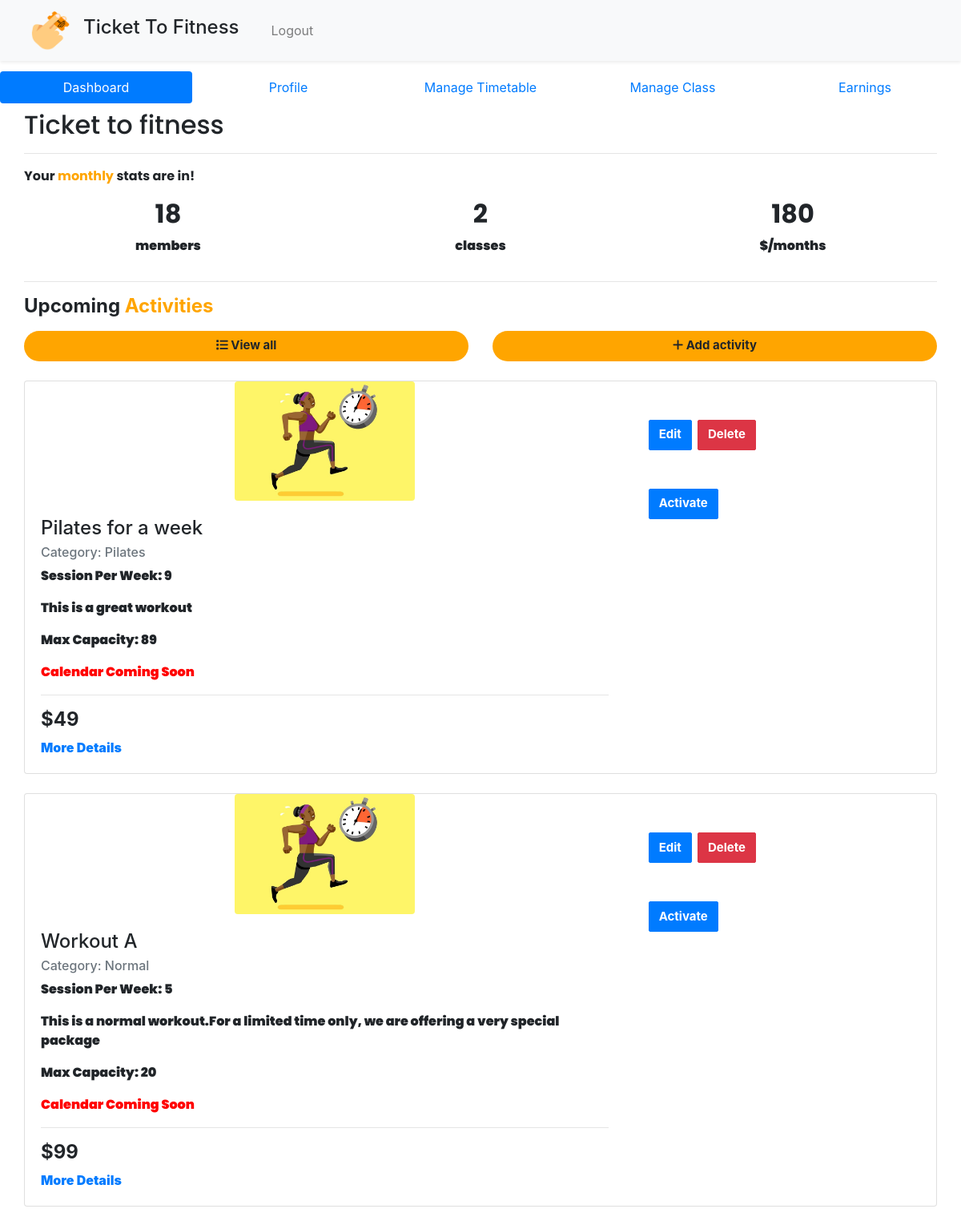
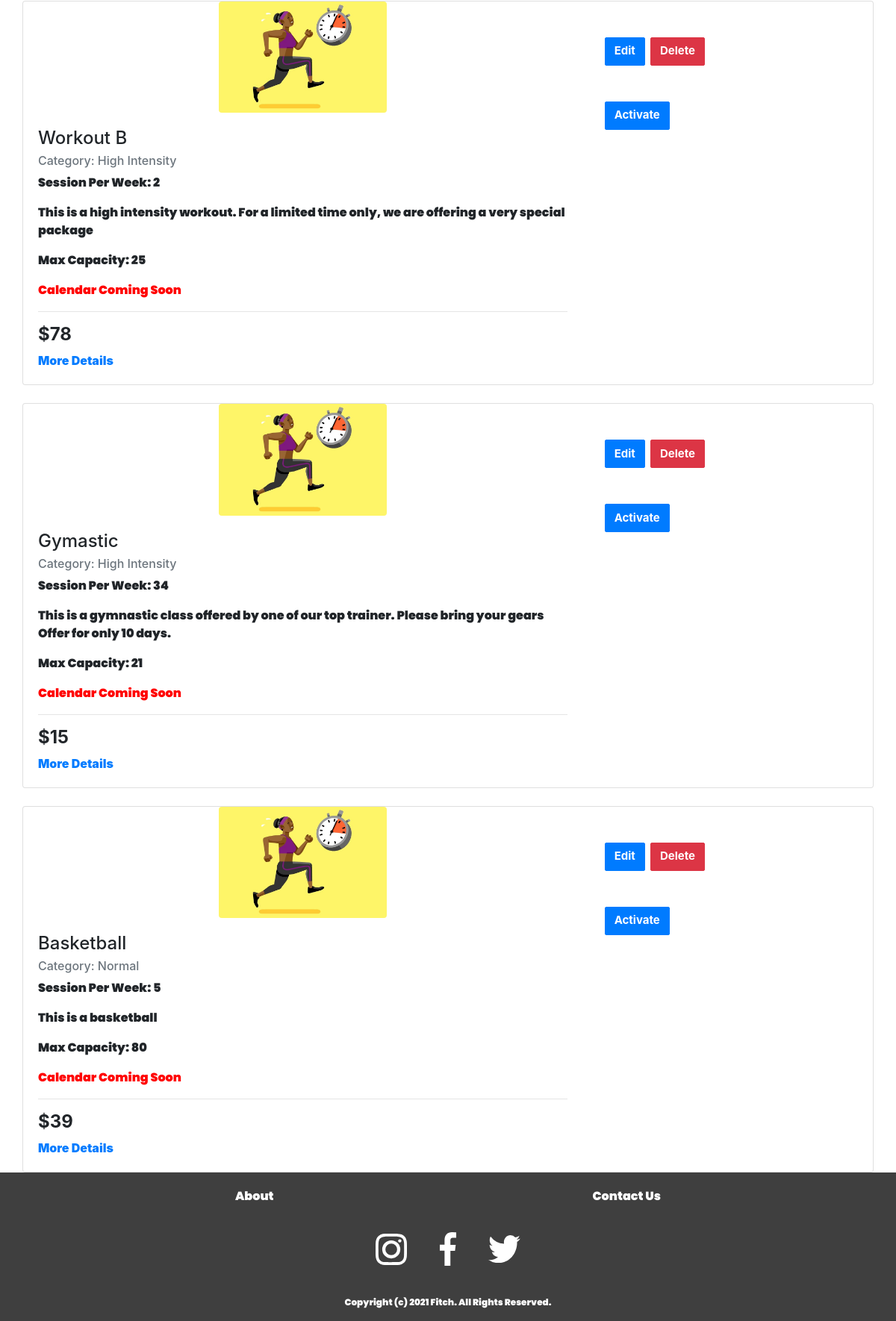
Before: /Gym (signed in) with the older database file (2 pictures, top to bottom).
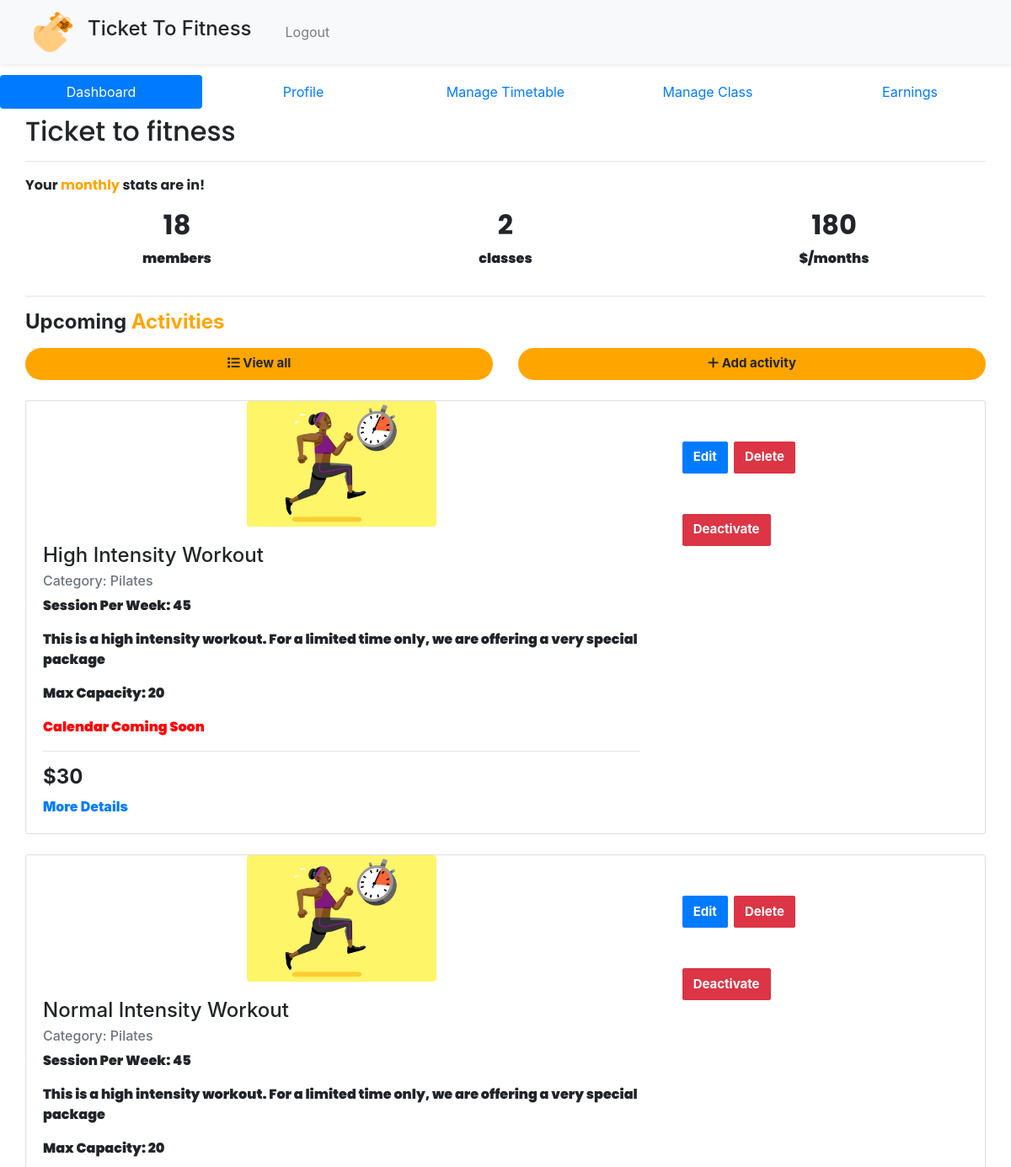
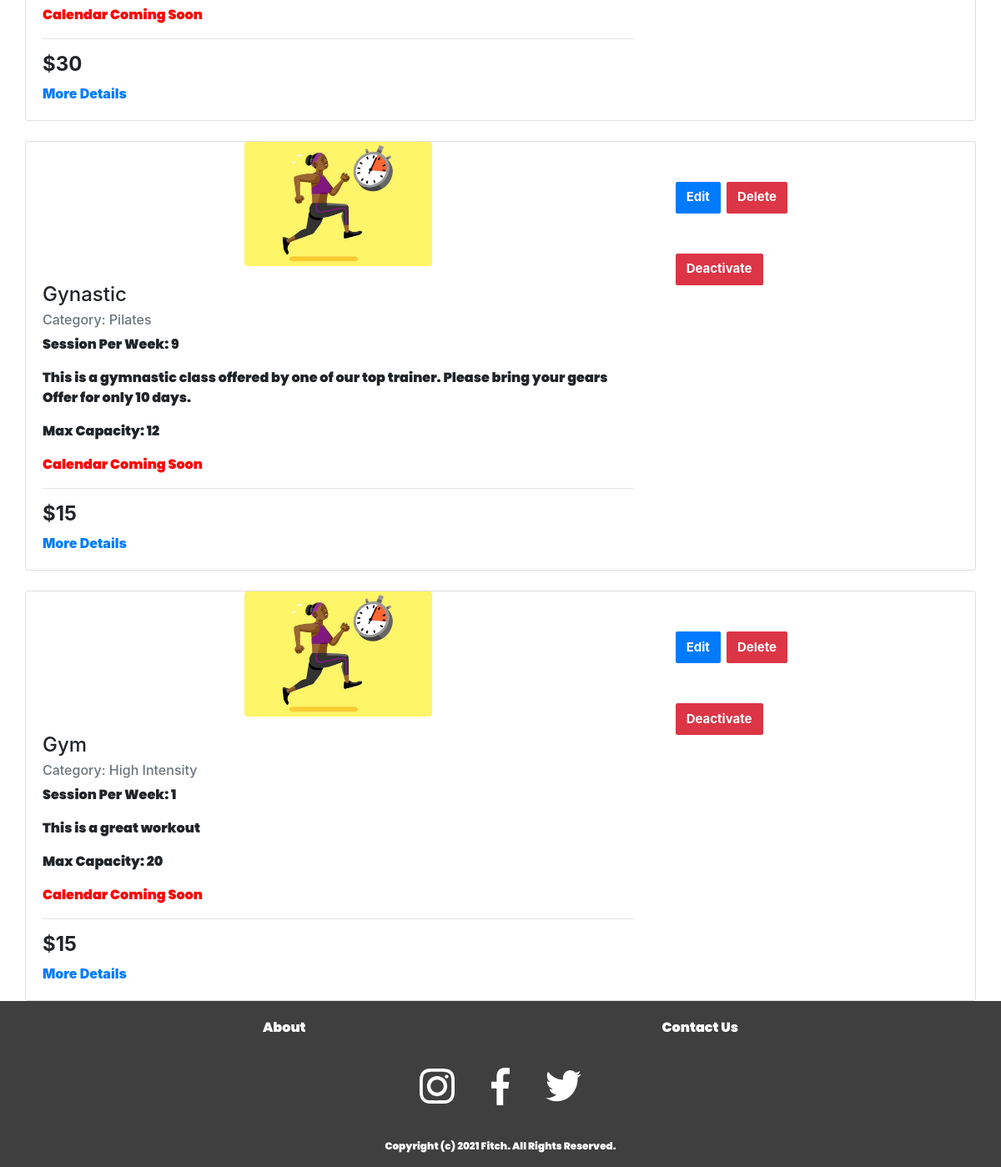
After: the same page with the newer database file (2 pictures, top to bottom).
### tables this page shows
CREATE TABLE `gym_activity` (
  `id` int(20) NOT NULL,
  `gym_id` int(20) NOT NULL,
  `activity_name` varchar(255) NOT NULL,
  `category` varchar(255) NOT NULL,
  `sessions_per_week` int(20) NOT NULL,
  `max_capacity` int(20) NOT NULL,
  `price_per_week` int(20) NOT NULL,
  `description` varchar(255) NOT NULL,
  `status` int(20) NOT NULL
);

### app/libraries/Database.php (called while the page is built, shortened)
<?php
  class Database {
    private $host = DB_HOST;
    private $user = DB_USER;
    private $pass = DB_PASS;
    private $dbname = DB_NAME;
    private $dbh;
    private $stmt;
    public function __construct(){
      $dsn = 'mysql:host=' . $this->host . ';dbname=' . $this->dbname;
      $options = array(
        PDO::ATTR_PERSISTENT => true,
        PDO::ATTR_ERRMODE => PDO::ERRMODE_EXCEPTION
      );
      try{
        $this->dbh = new PDO($dsn, $this->user, $this->pass, $options);
      } catch(PDOException $e){
        $this->error = $e->getMessage();
        echo $this->error;
      }
    }
    public function query($sql){
      $this->stmt = $this->dbh->prepare($sql);
    }
    public function bind($param, $value, $type = null){
      if(is_null($type)){
        switch(true){
          default:
            $type = PDO::PARAM_STR;
        }
      }
      $this->stmt->bindValue($param, $value, $type);
    }
    public function execute(){
      return $this->stmt->execute();
    }
    public function resultSet(){
      $this->execute();
      return $this->stmt->fetchAll(PDO::FETCH_OBJ);
    }
    public function single(){
      $this->execute();
      return $this->stmt->fetch(PDO::FETCH_OBJ);
    }
    public function rowCount(){
      return $this->stmt->rowCount();
    }
  }

### app/models/Account.php (called while the page is built, shortened)
<?php
    class Account{
        private $db;
        public function __construct(){
            $this->db = new Database;
        }
        public function fetchGymInformation($gym_id){
            $this->db->query('SELECT * FROM gym_information WHERE gym_id = :gym_id');
            $this->db->bind(':gym_id', $gym_id);
            $row=$this->db->single();
            if($this->db->rowCount() > 0) {
                return $row;
            }
        }
    }
?>

### app/libraries/Core.php (called while the page is built, shortened)
<?php
  class Core {
    protected $currentMethod = 'index';
    public function __construct(){
      $url = $this->getUrl();
      if(file_exists('../app/controllers/' . ucwords($url[0]). '.php')){
        unset($url[0]);
      }
      $this->currentController = new $this->currentController;
      $this->params = $url ? array_values($url) : [];
      call_user_func_array([$this->currentController, $this->currentMethod], $this->params);
    }
    public function getUrl(){
      if(isset($_GET['url'])){
        $url = rtrim($_GET['url'], '/');
        $url = filter_var($url, FILTER_SANITIZE_URL);
        $url = explode('/', $url);
        return $url;
      }
    }
  }

### public/index.php (called while the page is built, shortened)
<?php
  $init = new Core;

### app/models/GymModel.php (called while the page is built, shortened)
<?php
class GymModel
{
  private $db;
  public function __construct()
  {
    $this->db = new Database;
  }
  public function viewActivity($data)
  {
    $this->db->query('SELECT * FROM gym_activity WHERE gym_id = :gym_id');
    $this->db->bind(':gym_id', $data['gym_id']);
    $row = $this->db->resultSet();
    if ($this->db->rowCount() > 0) {
      return $row;
    }
  }
}

### app/views/Gym/dashboard.php (the view, shortened to what this page needs)
<?php require APPROOT . '/views/Gym/dashboardmenu.php'; ?>
<nav class="nav nav-pills nav-justified mt-4" id="mobileHide" id="content-desktop">
    <a class="nav-item nav-link active" href="<?php echo URLROOT; ?>/gym">Dashboard</a>
    <a class="nav-item nav-link " href="<?php echo URLROOT; ?>/Gym/gymprofile">Profile</a>
    <a class="nav-item nav-link" href="#">Manage Timetable</a>
    <a class="nav-item nav-link " href="#">Manage Class</a>
    <a class="nav-item nav-link " href="#">Earnings</a>
</nav>
<div class="container mt-2">
    <h2><?php echo $_SESSION['gym_name']; ?>
        <hr>
    </h2>
    <p> <b>Your <span style="color:orange;">monthly</span> stats are in! <b></p>
    <div class="container">
        <div class="row">
            <div class="col">
                <h2 style="text-align:center;"><b> 18 </b></h2>
                <p style="text-align:center;"> members
            </div>
            <div class="col">
                <h2 style="text-align:center;"><b> 2 </b></h2>
                <p style="text-align:center;"> classes
            </div>
            <div class="col">
                <h2 style="text-align:center;"><b> 180 </b></h2>
                <p style="text-align:center;"> $/months
            </div>
        </div>
    </div>
    <hr>
    <h4><b>Upcoming <span style="color:orange;">Activities</span></b></h4>
    <div class="container mt-3">
        <div class="row">
            <div class="col">
                <button type="button" class="btn btn-block rounded-pill" style="background-color:orange;"><i class="fas fa-list"></i> View all</button>
            </div>
            <div class="col">
                <button type="submit" class="btn btn-block rounded-pill" data-toggle="modal" data-target="#addActivityModal" style="background-color:orange;"><i class="fas fa-plus"></i> Add activity</button>
            </div>
        </div>
    </div>
    <?php
    $count = 1;
    foreach ($data['gym_activity'] as $activity) {
        echo '<div class="card mt-4 " style="width: auto;">';
        echo '<div class = "container">';
        echo '<div class="row">';
        echo '<div class="col-8">';
        echo '<img class="rounded mx-auto d-block" style="width:30%;"  src="' . URLROOT . '/images/HIT.jpg" alt="">';
        echo '<div class="card-body rounded-pill">';
        echo '<h4 class="card-title">' . $activity->activity_name . '</h4>';
        echo '<h6 class="card-subtitle mb-2 text-muted">Category: ' . $activity->category . '</h6>';
        echo '<p class="card-text">Session Per Week: ' . $activity->sessions_per_week . '</p>';
        echo '<p class="card-text">' . $activity->description . '</p>';
        echo '<p class="card-text">Max Capacity: ' . $activity->max_capacity . '</p>';
        echo '<p class="card-text"><span style="color:red";>Calendar Coming Soon</span></p>';
        echo '<hr>';
        echo '<h4><b>$' . $activity->price_per_week . '</b></h4>';
        echo '<a href="#" class="card-link">More Details</a>';
        echo '</div>';
        echo '</div>';
        echo '<div class="col-4">';
        echo '<form method = "post" action = "' . URLROOT . '/Gym/editActivity/delete">';
        echo '<button type="button" class="btn btn-primary mt-5 mr-1 " data-toggle="modal" data-target="#editActivityModal'.$count.'">Edit</button>';
        echo '<button type="submit" class="btn btn-danger mt-5 mr-1">Delete</button>';
        echo '</form>';
        echo '<form method = "post" action = "' . URLROOT . '/Gym/editActivity/activate">';
        if($activity->status == 0){
            echo '<button type="submit" id = "activateBtn" class="btn btn-primary mt-5 mr-1" >Activate</button>';
        }else{
        echo '<button type="submit" id = "activateBtn" class="btn btn-danger mt-5 mr-1" >Deactivate</button>';
        }
        echo '</form>';
        echo '</div>';
        echo '</div>';
        echo '</div>';
        echo '</div>';
        $count++;
    }
    ?>
</div>
<?php require APPROOT . '/views/inc/footer.php'; ?>

### app/controllers/Gym.php (shortened to what this page needs)
<?php
class Gym extends Controller
{
    public function __construct()
    {
        $this->accountsModel = $this->model('Account');
        $this->gymModel = $this->model('GymModel');
    }
    public function isGymLoggedIn()
    {
        if (isset($_SESSION['user_id'])) {
            if ($_SESSION['partnership_status'] == true) {
                $gyminfo = $this->accountsModel->fetchGymInformation($_SESSION['user_id']);
                return true;
            }
        } else {
            return false;
        }
    }
    public function index()
    {
        $this->dashboard();
    }
    public function dashboard()
    {
        if ($this->isGymLoggedIn()) {
            $data = [
                'gym_id' => $_SESSION['user_id'],
                'gym_activity' => '',
            ];
            $gymactivity = $this->gymModel->viewActivity($data);
            if (!empty($gymactivity)) {
                $data['gym_activity'] = $gymactivity;
                $this->view('Gym/dashboard', $data);
            }
        } else {
            redirect('Accounts/login');
        }
    }
}

### app/libraries/Controller.php (shortened to what this page needs)
<?php
  class Controller {
    public function model($model){
      return new $model();
    }
    public function view($view, $data = []){
      if(file_exists('../app/views/' . $view . '.php')){
        require_once '../app/views/' . $view . '.php';
      } else {
        die('View does not exist');
      }
    }
  }

### app/views/inc/header.php (shortened to what this page needs)
<!DOCTYPE html>
<html lang="en">
<head>
  <link rel="stylesheet" href="<?php echo URLROOT; ?>/css/style.css">
  <link rel="stylesheet" href="https://stackpath.bootstrapcdn.com/bootstrap/4.3.1/css/bootstrap.min.css">
  <link rel="stylesheet" href="<?php echo URLROOT; ?>/public/css/style.css">
</head>
<body>

### app/views/Gym/dashboardmenu.php (shortened to what this page needs)
<?php require APPROOT . '/views/inc/header.php'; ?>
<nav class="navbar navbar-expand-lg navbar-light shadow-sm bg-light fixed-top">
<div class="container"> <a class="navbar-brand d-flex align-items-center" href="#">
<span class="ml-2 font-weight-bold"><img src="<?php echo URLROOT;?>/images/t2f-logo.png"  alt="logo" width="50" height="50" class="navbar-image"><a class="font-weight-bold"><h4>Ticket To Fitness</h4></a></apan>
</a>
<div class="collapse navbar-collapse" id="navbar4">
<ul class="navbar-nav mr-auto pl-lg-4">
<li class="nav-item px-lg-2"> <a class="nav-link" href="<?php echo URLROOT; ?>/Accounts/logout"><span class="d-inline-block d-lg-none icon-width"><i class="fas fa-spa"></i></span>Logout</a> </li>
</ul>
</div>
</div>
</nav>

### app/views/inc/footer.php (shortened to what this page needs)
<div class="container-fluid" style="background-color: #3F3F3F; padding-top: 20px;">
    <div class="row justify-content-center">
        <div class="col-sm-1 col-lg-6">
            <a href="#" class="float-left">
                <p style="color: white;">About</p>
            </a>
            <a href="#" class="float-right">
                <p style="color: white;">Contact Us</p>
            </a>
        </div>
    </div>
    <div class="row justify-content-center" style="padding-top: 20px;">
        <div class="col-sm-1 col-lg-6 text-center">
            <div class="social-container">
                <a href="#">
                    <span class="insta-logo">
                    </span>
                </a>
                <a href="#">
                    <span class="facebook-logo">
                    </span>
                </a>
                <a href="#">
                    <span class="twitter-logo">
                    </span>
                </a>
            </div>
        </div>
    </div>
    <div class="row justify-content-center" style="padding-top: 40px;">
        <div class="col-sm-1 col-lg-6 text-center">
            <p style="color: white; font-size: 12px;">Copyright (c) 2021 Fitch. All Rights Reserved.</p>
        </div>
    </div>
</div>
</body>
</html>

### public/css/style.css (style rules this page uses)
body { padding-top: 65px; }
.container { width: 100%; padding-right: 0px; padding-left: 0px; margin-right: auto; margin-left: auto; }
.form-control, .btn { min-height: 38px; border-radius: 2px; }
.btn { font-size: 15px; font-weight: bold; }
h2 { font-family: 'Poppins', sans-serif; }
p { font-family: 'Poppins', sans-serif; }

### app/views/inc/footer.php (style rules this page uses)
.insta-logo { padding-right: 40px; }
.twitter-logo { padding-left: 40px; }

Changed rows visible on the page:
removed gym_activity: activity_name "Pilates for a week", category "Pilates", sessions_per_week "9", description "This is a great workout", max_capacity "89", price_per_week "49", shows "Activate"
removed gym_activity: activity_name "Workout A", category "Normal", sessions_per_week "5", description "This is a normal workout.For a limited time only, we are offering a very special package", max_capacity "20", price_per_week "99", shows "Activate"
removed gym_activity: activity_name "Workout B", category "High Intensity", sessions_per_week "2", description "This is a high intensity workout. For a limited time only, we are offering a very special package", max_capacity "25", price_per_week "78", shows "Activate"
removed gym_activity: activity_name "Gymastic", category "High Intensity", sessions_per_week "34", description "This is a gymnastic class offered by one of our top trainer. Please bring your gears Offer for only 10 days.", max_capacity "21", price_per_week "15", shows "Activate"
removed gym_activity: activity_name "Basketball", category "Normal", sessions_per_week "5", description "This is a basketball", max_capacity "80", price_per_week "39", shows "Activate"
added gym_activity: activity_name "High Intensity Workout", category "Pilates", sessions_per_week "45", description "This is a high intensity workout. For a limited time only, we are offering a very special package", max_capacity "20", price_per_week "30", status "Deactivate"
added gym_activity: activity_name "Normal Intensity Workout", category "Pilates", sessions_per_week "45", description "This is a high intensity workout. For a limited time only, we are offering a very special package", max_capacity "20", price_per_week "30", status "Deactivate"
added gym_activity: activity_name "Gynastic", category "Pilates", sessions_per_week "9", description "This is a gymnastic class offered by one of our top trainer. Please bring your gears Offer for only 10 days.", max_capacity "12", price_per_week "15", status "Deactivate"
added gym_activity: activity_name "Gym", category "High Intensity", sessions_per_week "1", description "This is a great workout", max_capacity "20", price_per_week "15", status "Deactivate"
